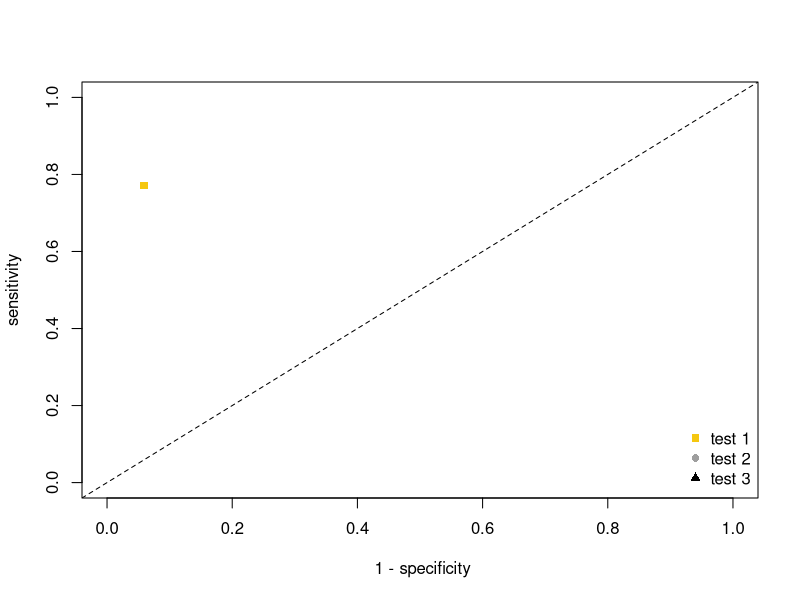
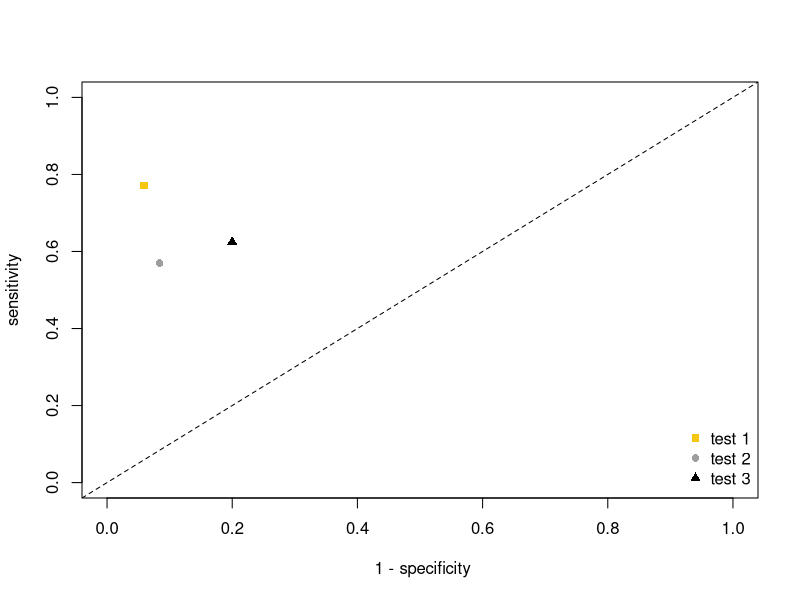
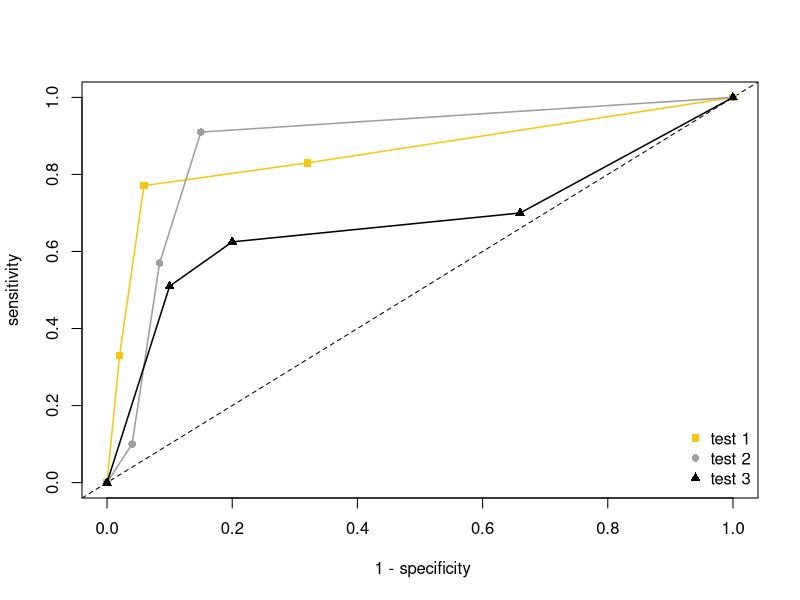
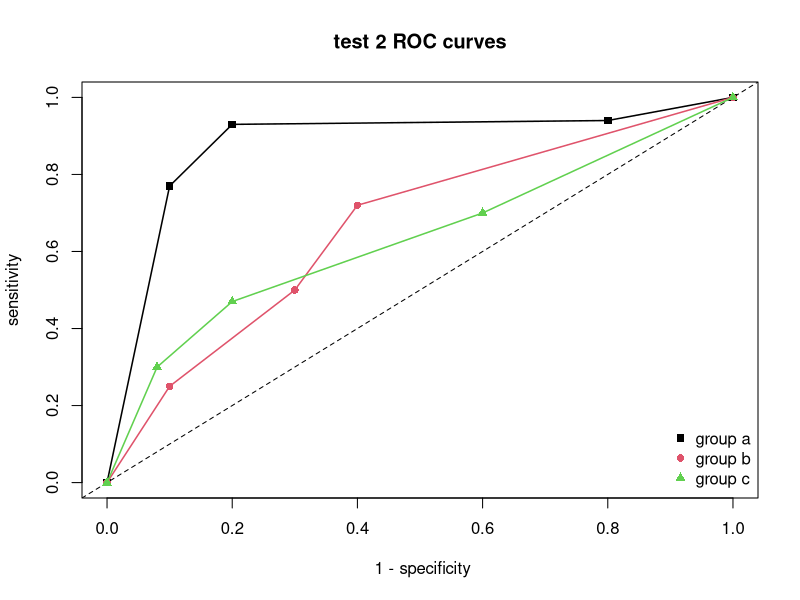
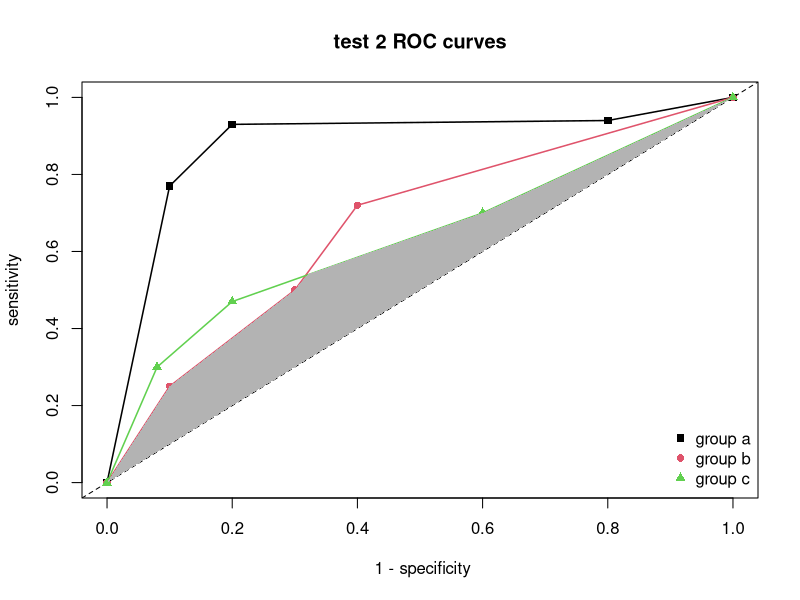

Here is the R script that generated these plots, in order:
# R script to create plots used in confusion matrix questions.
# Author: Zak Varty
# Date created: 2021-09-09
# Date modified: 2021-09-09
#-------------------------------------------------------------------------------

# Question plot 4.3 ------------------------------------------------------------

test_1_fpr <- c(0.059)
test_1_tpr <- c(0.771)

test_2_fpr <- c(0.084)
test_2_tpr <- c(0.57)

test_3_fpr <- c(0.2)
test_3_tpr <- c(0.625)

png(filename = "images/confusion_matrices_q4_pt3_plot.png",
    width = 5,
    height = 5,
    units = "in",
    res = 144,
    bg = NA)
  plot(
    x = c(0,0,1,1),
    y = c(0,1,0,1),
    type = "n",
    xlab = " 1 - specificity",
    ylab = "sensitivity")
  abline(a = 0, b= 1, lty = 2)
  points(x = test_1_fpr, y = test_1_tpr, pch = 15, col = 15)
  legend(
    "bottomright",
    legend = c("test 1", "test 2", "test 3"),
    pch = 15:17,
    col = 15:17,
    bty = "n")
dev.off()

# Solution plot 4.3 ------------------------------------------------------------

test_1_fpr <- c(0.059)
test_1_tpr <- c(0.771)

test_2_fpr <- c(0.084)
test_2_tpr <- c(0.57)

test_3_fpr <- c(0.2)
test_3_tpr <- c(0.625)

png(filename = "images/confusion_matrices_Q4_pt3_solution.png",
    width = 5,
    height = 5,
    units = "in",
    res = 144,
    bg = NA)
  plot(
    x = c(0,0,1,1),
    y = c(0,1,0,1),
    type = "n",
    xlab = " 1 - specificity",
    ylab = "sensitivity")
  abline(a = 0, b= 1, lty = 2)
  points(x = test_1_fpr, y = test_1_tpr, pch = 15, col = 15)
  points(x = test_2_fpr, y = test_2_tpr, pch = 16, col = 16)
  points(x = test_3_fpr, y = test_3_tpr, pch = 17, col = 17)
  legend(
    "bottomright",
    legend = c("test 1", "test 2", "test 3"),
    pch = 15:17,
    col = 15:17,
    bty = "n")
dev.off()

# Question plot 5 --------------------------------------------------------------

test_1_fpr <- c(0,0.02, 0.059,0.32, 1)
test_1_tpr <- c(0, 0.33, 0.771,0.83, 1)

test_2_fpr <- c(0,0.04, 0.084, 0.15, 1)
test_2_tpr <- c(0,0.1, 0.57, 0.91, 1)

test_3_fpr <- c(0,0.1, 0.2,0.66, 1)
test_3_tpr <- c(0,0.51, 0.625,0.7, 1)

png(filename = "images/confusion_matrices_q5_plot.png",
    width = 5,
    height = 5,
    units = "in",
    res = 144,
    bg = NA)
  plot(
    x = c(0,0,1,1),
    y = c(0,1,0,1),
    type = "n",
    xlab = " 1 - specificity",
    ylab = "sensitivity")
  abline(a = 0, b= 1, lty = 2)
  points(x = test_1_fpr, y = test_1_tpr, pch = 15, col = 15)
  lines(x = test_1_fpr, y = test_1_tpr, col = 15, lwd = 1.5)
  points(x = test_2_fpr, y = test_2_tpr, pch = 16, col = 16)
  lines(x = test_2_fpr, y = test_2_tpr, col = 16, lwd = 1.5)
  points(x = test_3_fpr, y = test_3_tpr, pch = 17, col = 17)
  lines(x = test_3_fpr, y = test_3_tpr, col = 17, lwd = 1.5)
  legend(
    "bottomright",
    legend = c("test 1", "test 2", "test 3"),
    pch = 15:17,
    bty = "n",
    col = 15:17)
dev.off()

# Question plot 6 --------------------------------------------------------------

group_a_fpr <- c(0, 0.10, 0.20, 0.80, 1)
group_a_tpr <- c(0, 0.77, 0.93, 0.94, 1)

group_b_fpr <- c(0,0.1,0.3,0.4, 1)
group_b_tpr <- c(0,0.25,0.5,0.72, 1)

group_c_fpr <- c(0,0.08,0.2, 0.6,1)
group_c_tpr <- c(0,0.3, 0.47,0.7, 1)

png(filename = "images/confusion_matrices_q6_plot.png",
    width = 5,
    height = 5,
    units = "in",
    res = 144,
    bg = NA)
  plot(
    x = c(0,0,1,1),
    y = c(0,1,0,1),
    type = "n",
    xlab = " 1 - specificity",
    ylab = "sensitivity",
    main = "test 2 ROC curves")
  abline(a = 0, b= 1, lty = 2)
  points(x = group_a_fpr, y = group_a_tpr, pch = 15, col = 1)
  lines( x = group_a_fpr, y = group_a_tpr, col = 1 , lwd = 1.5)
  points(x = group_b_fpr, y = group_b_tpr, pch = 16, col = 2)
  lines( x = group_b_fpr, y = group_b_tpr, col = 2 , lwd = 1.5)
  points(x = group_c_fpr, y = group_c_tpr, pch = 17, col = 3)
  lines( x = group_c_fpr, y = group_c_tpr, col = 3 , lwd = 1.5)
  legend(
    "bottomright",
    legend = c("group a", "group b", "group c"),
    pch = 15:17,
    bty = "n",
    col = 1:3)
dev.off()

# Question plot 7 --------------------------------------------------------------

group_a_fpr <- c(0, 0.10, 0.20, 0.80, 1)
group_a_tpr <- c(0, 0.77, 0.93, 0.94, 1)

group_b_fpr <- c(0,0.1,0.3,0.4, 1)
group_b_tpr <- c(0,0.25,0.5,0.72, 1)

group_c_fpr <- c(0,0.08,0.2, 0.6,1)
group_c_tpr <- c(0,0.3, 0.47,0.7, 1)

shaded_x <- c(0,0.1,0.3,0.32,0.6,1,0)
shaded_y <- c(0,0.25,0.5,0.54, 0.7,1,0)

png(filename = "images/confusion_matrices_q7_plot.png",
    width = 5,
    height = 5,
    units = "in",
    res = 144,
    bg = NA)
plot(
  x = c(0,0,1,1),
  y = c(0,1,0,1),
  type = "n",
  xlab = " 1 - specificity",
  ylab = "sensitivity",
  main = "test 2 ROC curves")
polygon(x = shaded_x, y = shaded_y, border = NA,col = "grey80")
abline(a = 0, b = 1, lty = 2)
points(x = group_a_fpr, y = group_a_tpr, pch = 15, col = 1)
lines( x = group_a_fpr, y = group_a_tpr, col = 1 , lwd = 1.5)
points(x = group_b_fpr, y = group_b_tpr, pch = 16, col = 2)
lines( x = group_b_fpr, y = group_b_tpr, col = 2 , lwd = 1.5)
points(x = group_c_fpr, y = group_c_tpr, pch = 17, col = 3)
lines( x = group_c_fpr, y = group_c_tpr, col = 3 , lwd = 1.5)
polygon(x = shaded_x, y = shaded_y, border = NA,col = "grey70")
legend(
  "bottomright",
  legend = c("group a", "group b", "group c"),
  pch = 15:17,
  bty = "n",
  col = 1:3)
dev.off()
